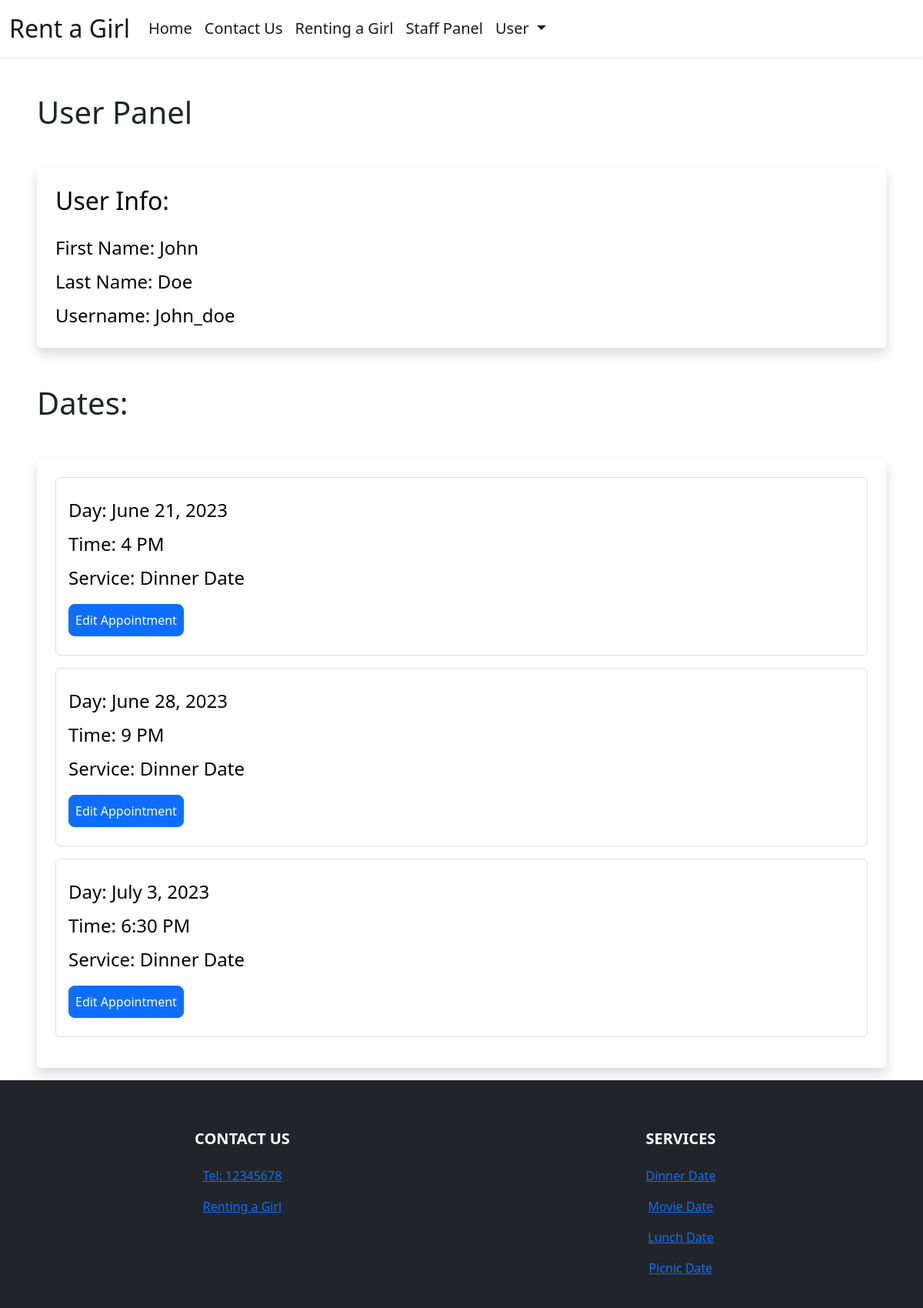
The page /user-panel (signed in) on the database its author committed.
### booking/models.py (models this page shows, shortened)
class Rent_her(models.Model):
    user = models.ForeignKey(User, on_delete=models.CASCADE, null=True, blank=True)
    service = models.CharField(max_length=50, choices=SERVICE_CHOICES, default="Lunch Date")
    day = models.DateField(default=datetime.now)
    time = models.CharField(max_length=10, choices=TIME_CHOICES, default="3 PM")
    time_ordered = models.DateTimeField(default=datetime.now, blank=True)
    duration = models.IntegerField(default=1)

### booking/views.py (the view)
# urls.py: path('user-panel', views.userPanel, name='userPanel'),
def userPanel(request):
    user = request.user
    appointments = Rent_her.objects.filter(user=user).order_by('day', 'time')
    return render(request, 'userPanel.html', {
        'user':user,
        'appointments':appointments,
    })

### booking/templates/userPanel.html (shortened to what this page needs)
{% extends 'layout.html' %}
{% load static %}
{% block body %}
{% if user.is_authenticated %}
<h1 class=" ms-5 mt-5 ">User Panel</h1>
<div class="shadow p-4 mb-5 bg-body bg-body rounded text-black  m-5 ">
    <h2 class="">User Info:</h2>
    <ul class="list-group fs-4 mt-3">
            <li class="list-group mt-2">First Name: {{ user.first_name }}</li>
            <li class="list-group mt-2">Last Name: {{ user.last_name }}</li>
            <li class="list-group mt-2">Username: {{ user.username }}</li>
    </ul>
</div>
{% if appointments.count > 0 %}
<div class="mt-5 ">
    <h1 class=" ms-5">Dates:</h1>
    <div class="shadow p-4 mb-3 bg-body bg-body rounded text-black  m-5">
        {% for appointment in appointments %}
        <div class="list-group fs-4 border p-3 mb-3">
            <p class="list-group mt-2">Day: {{ appointment.day }}</p>
            <p class="list-group mt-2">Time: {{ appointment.time }}</p>
            <p class="list-group mt-2">Service: {{ appointment.service }}</p>
            <div class="mt-3 mb-2">
                <a class="btn btn-primary rounded-3 p-2" href="{% url 'userUpdate' appointment.id %}">Edit Appointment</a>
            </div>
        </div>
        {% endfor %}
    </div>
</div>
{% endif %}
{% else %}
<div class="shadow p-4 mb-5 bg-body bg-body rounded text-black  m-5">
    <h1 class="p-2  ms-3">First Sign in!</h1>
    <a href="{% url 'login' %}" class="btn btn-primary text-white">Sign in</a>
</div>
{% endif %}
{% endblock %}

### rows shown on the page
Rent_her: day "June 21, 2023", time "4 PM", service "Dinner Date"
Rent_her: day "June 28, 2023", time "9 PM", service "Dinner Date"
Rent_her: day "July 3, 2023", time "6:30 PM", service "Dinner Date"

### other values the page prints
{{ user.first_name }} "John"
{{ user.last_name }} "Doe"
{{ user.username }} "John_doe"
